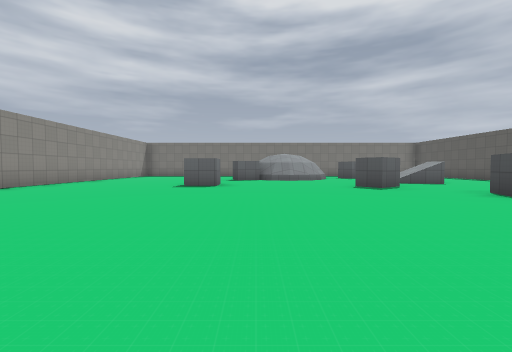
view 1 (above)

16 first-person views from a walk through a level from a Godot 3-D game. The camera is 1.2 m above the floor, tilts 2° down and sees 90° across. The floor is counted in squares, 2.24 m on a side. Each view is taken from the middle of a square. On the plan, view 1 faces up. The plan holds only what a view shows up to about 9 squares ahead; the rest is blank. The place goes on beyond the plan. Some surface patterns are stand-ins.

view 2
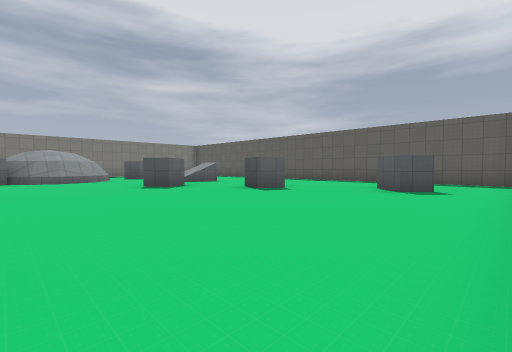

view 3
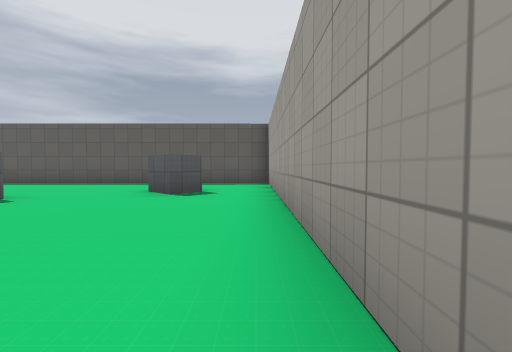

view 4
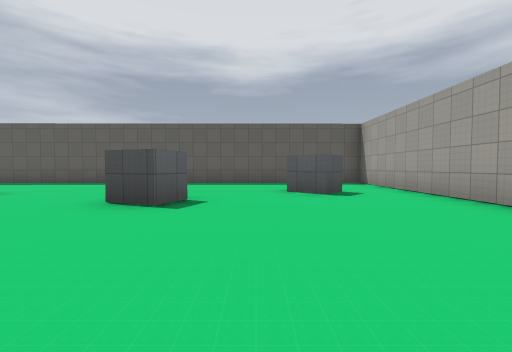

view 5
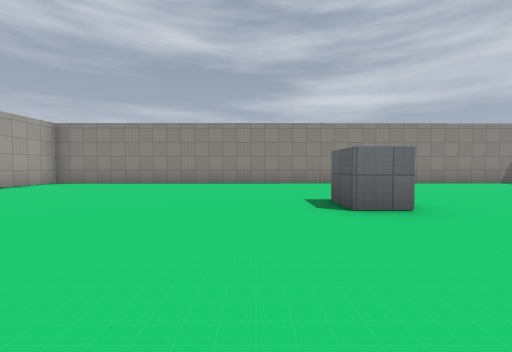

view 6
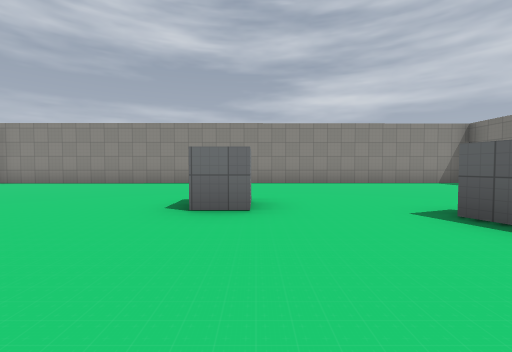

view 7
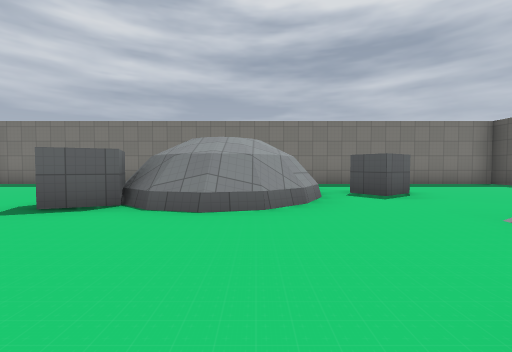

view 8
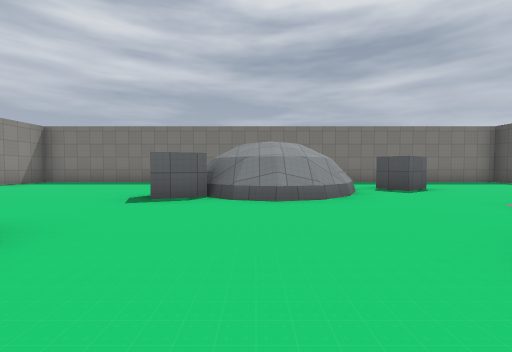

view 9
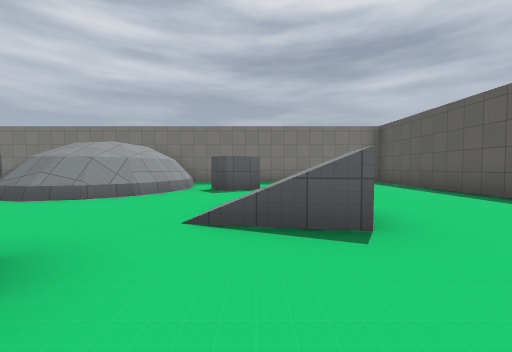

view 10
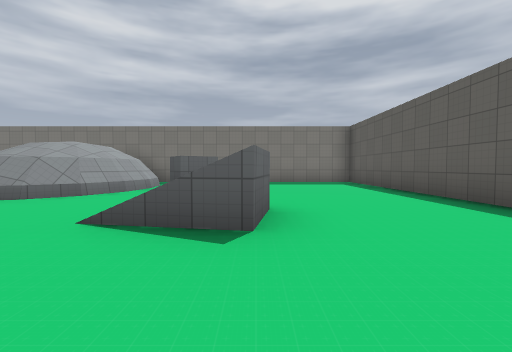

view 11
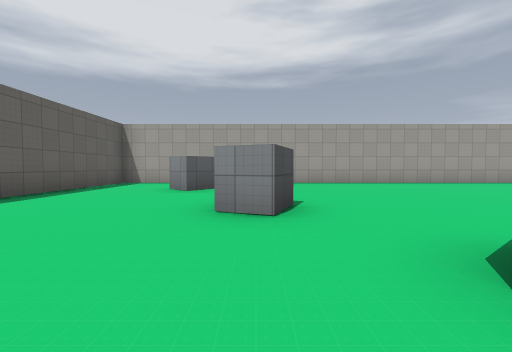

view 12
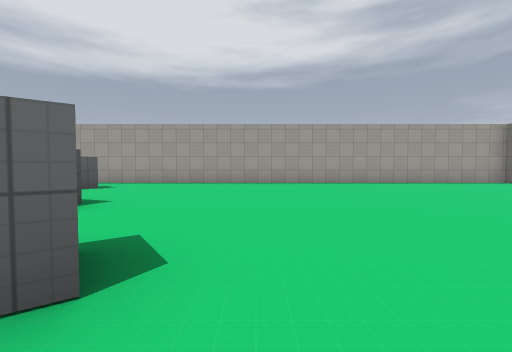

view 13
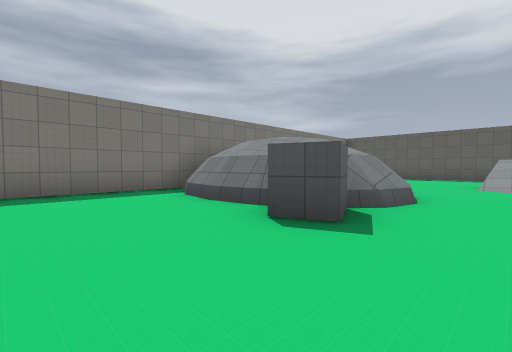

view 14
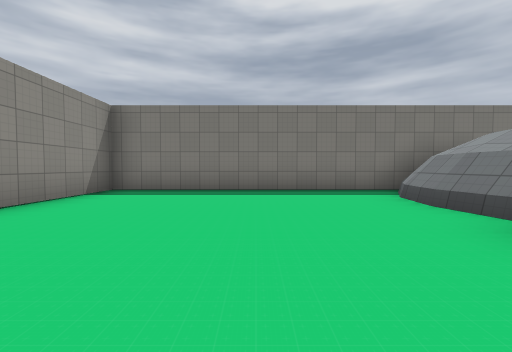

view 15
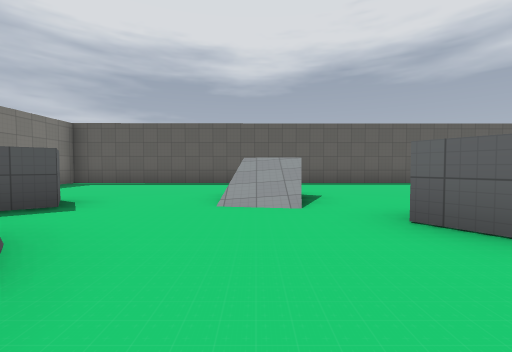

view 16
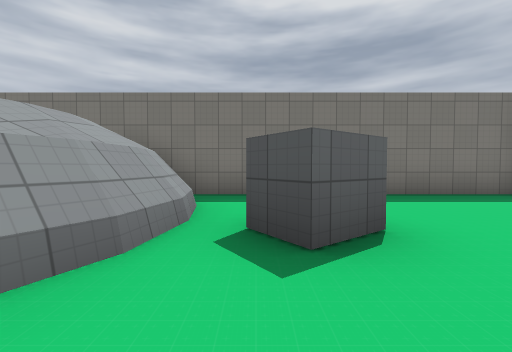

### Floor plan
Ten units are one square. View 1 is at (0, 0); x grows to the right and y downward. Boxes are objects, and circles mark ways between rooms. Rooms are numbered by the first view taken in them; rooms with no view inside come last. Other rooms are left out.
<svg viewBox="-68 -154 166 163">
<path fill="none" stroke="#000" d="M39 -69 32 -64 27 -70 35 -75M-20 -79 -11 -79 -11 -72 -21 -72M1 -105 -7 -101 -10 -109M3 -109 0 -116 -2 -126M-2 -117 -4 -127M53 -41 45 -44 48 -52 56 -49M61 -81 54 -82M28 -119 26 -115M-2 -125 -1 -134 3 -140M-3 -125 -2 -135M27 -133 28 -125M51 -121 44 -116 39 -123M29 -134 31 -126 29 -116M10 -149 -63 -149 -62 4 75 4M65 -11 59 -16 65 -23 71 -18M93 -16 92 -149 20 -149M14 -100 6 -103M4 -105 0 -108M-1 -110 -3 -115 -5 -126M-5 -125 -4 -135 1 -143M33 -126 31 -115M32 -135 33 -125M75 4 93 4 93 -16"/>
<circle cx="65" cy="-5" r="3" fill="#2a7"/>
<circle cx="85" cy="-20" r="3" fill="#2a7"/>
<text x="10" y="-70">1</text>
<text x="80" y="-10">2</text>
</svg>
Room 1 opens to room 2.

Where each view was taken, in squares from view 1:
view 1: 0 up, 0 right, facing up
view 2: 0 up, 0 right, facing up-right
view 3: 0 up, 1 right, facing right
view 4: 3 up, 1 right, facing right
view 5: 6 up, 2 right, facing left
view 6: 8 up, 2 right, facing left
view 7: 7 up, 2 right, facing up
view 8: 6 up, 1 right, facing up
view 9: 6 up, 5 right, facing up
view 10: 6 up, 6 right, facing up
view 11: 8 up, 5 right, facing down
view 12: 8 up, 2 right, facing down
view 13: 9 up, 3 left, facing up-right
view 14: 9 up, 3 left, facing up
view 15: 9 up, 1 right, facing right
view 16: 10 up, 4 right, facing up
